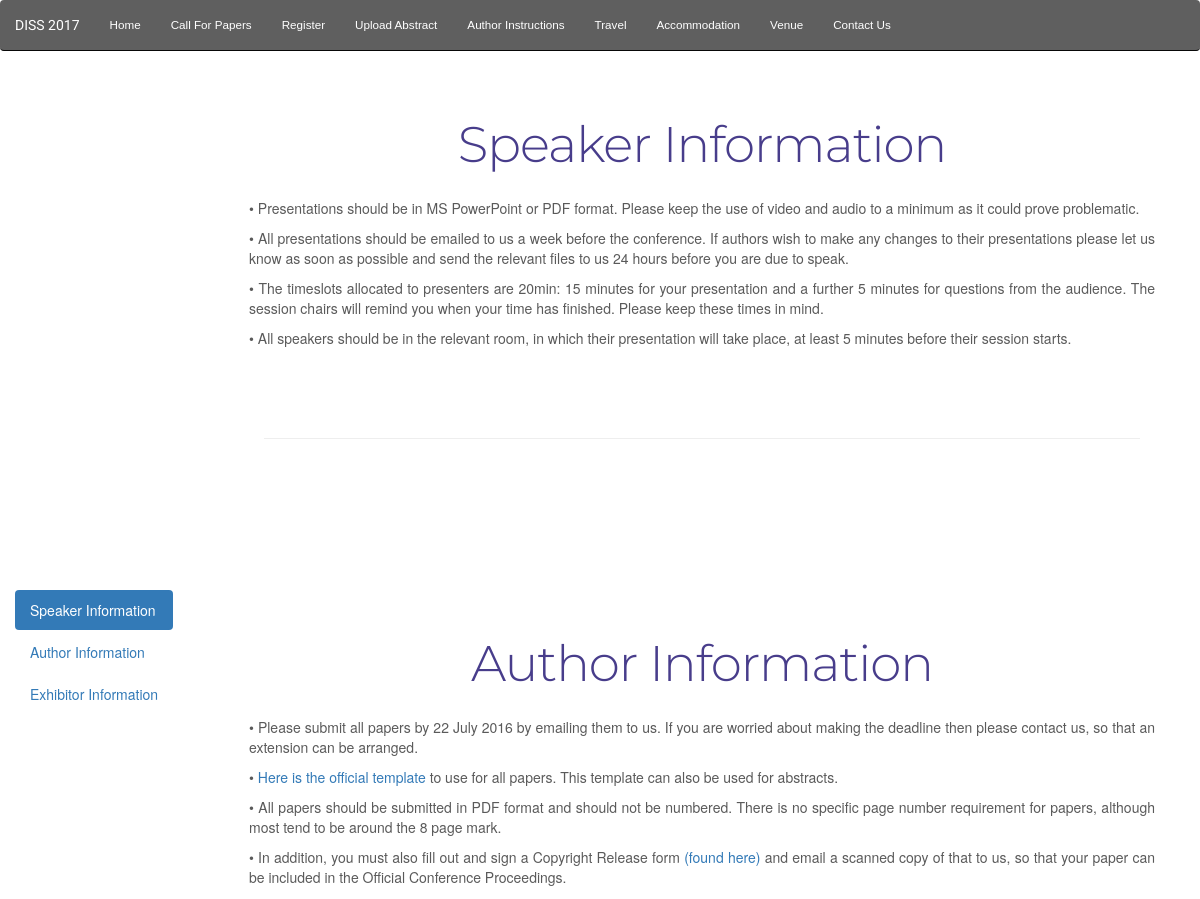
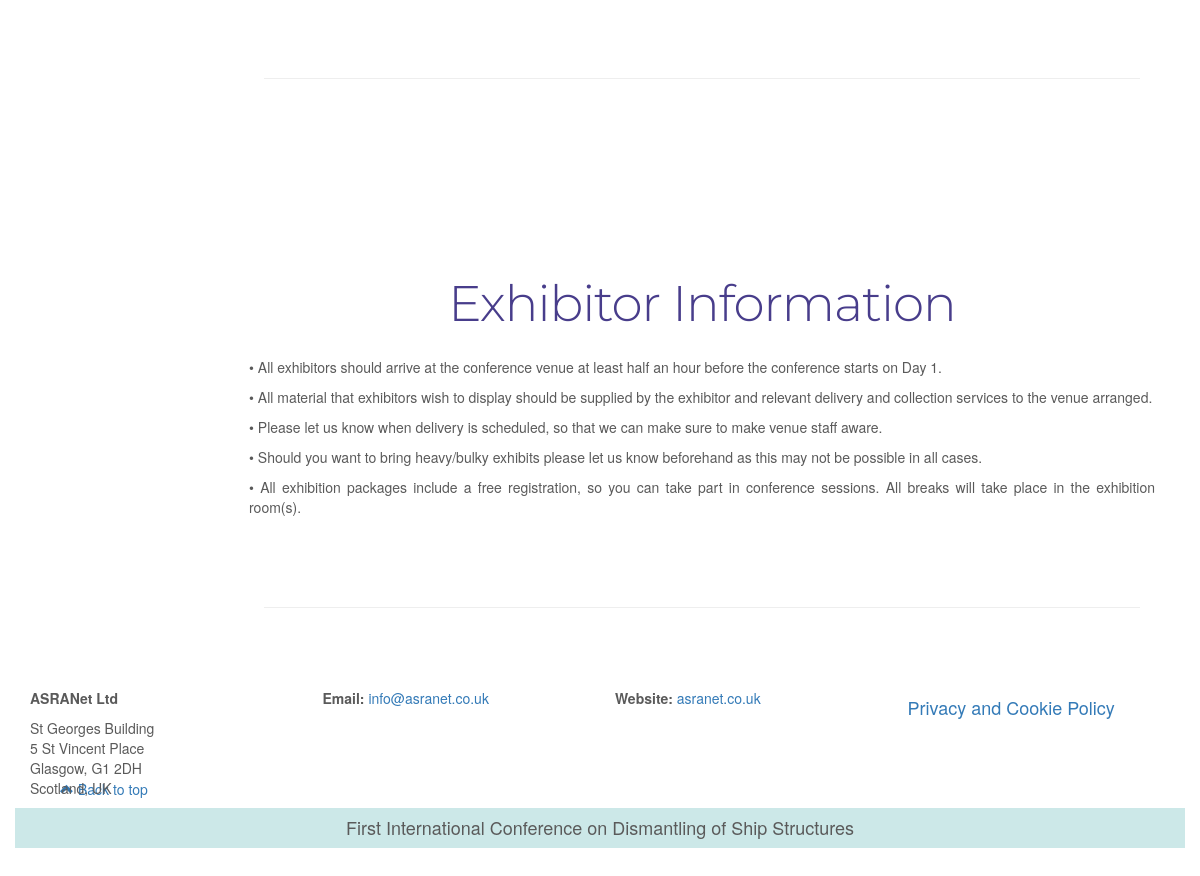
The app's page /authorinstructions/ with its own data (2 pictures, top to bottom).
### mainApp/models.py (models this page shows, shortened)
class Item(models.Model):
    page = models.ForeignKey(InfoPage)
    headline = models.CharField(max_length=40)
    element_id = models.CharField(max_length=40, unique=True)
    order = models.IntegerField()
    text = models.CharField(max_length=3000)
    def table_class(self):
        new_self = self.text.replace('<table border="1" cellpadding="1" cellspacing="1" style="width:500px">',
                                 '<table class="table table-striped" style="text-align: center">')
        new_self = new_self.replace('<p>', '<p style="text-align: justify">')
        return new_self

### mainApp/views.py (the view)
# urls.py: url(r'^authorinstructions/', 'mainApp.views.author_instructions', name='authorInstructions'),
def author_instructions(request):
    story_list = Item.objects.filter(page__name="authorInstructions").order_by('order')
    return render(request, 'baseTemplates/infoPageBase.html', {"story_list": story_list,
                                                               "title": "Author Instructions"}, )

### templates/baseTemplates/infoPageBase.html (shortened to what this page needs)
{% extends 'baseTemplates/base.html' %}
{% load staticfiles %}
{% block body_block %}
    <div class="side-navigation col-md-4" id="sidebar">
        <ul class="nav nav-pills nav-stacked" id="sidebarNav" data-spy="affix">
            {% for story in story_list %}
                <li><a href="#{{ story.id }}">{{ story.headline }}</a></li>
            {% endfor %}
        </ul>
    </div>
    <div class="main-body">
        {% for story in story_list %}
            <div class="row featurette">
                <h2 class="featurette-heading" id="{{ story.id }}">
                    {{ story.headline }}
                </h2>
                {% autoescape off %}
                    {{ story.table_class }}
                {% endautoescape %}
            </div>
            <hr class="featurette-divider">
        {% endfor %}
    </div>
{% endblock %}

### static/styles.css (style rules this page uses)
body { padding-bottom: 40px; color: #5a5a5a; }
.main-body { margin-left: 17%; padding-left: 5%; padding-right: 5%; }
#sidebarNav.affix { position: fixed; top: 33%; max-width: 17%; }
#sidebar { max-width: 17%; }
.featurette-divider { margin: 80px 0; }
.featurette-heading { font-weight: 300; line-height: 1; letter-spacing: -1px; text-align: center; font-family: "Montserrat", sans-serif; padding-bottom: 2%; }
@media (min-width: 768px) { .featurette-heading { font-size: 50px; } }
@media (min-width: 992px) { .featurette-heading { margin-top: 120px; } }
.featurette-heading { color: darkslateblue; }

### records on screen
Item: headline "Speaker Information", table_class "• Presentations should be in MS PowerPoint or PDF format. Please keep the use of video and audio to a minimum as it could prove problematic. • All presentations should be emailed to us a week before the conference. If authors wish to make any changes to their presentations please let us know as soon as possible and send the relevant files to us 24 hours before you are due to speak. • The timeslots allocated to presenters are 20min: 15 minutes for your presentation and a further 5 minutes for questions from the audience. The session chairs will remind you when your time has finished. Please keep these times in mind. • All speakers should be in the relevant room, in which their presentation…"
Item: headline "Author Information", table_class "• Please submit all papers by 22 July 2016 by emailing them to us. If you are worried about making the deadline then please contact us, so that an extension can be arranged. • Here is the official template to use for all papers. This template can also be used for abstracts. • All papers should be submitted in PDF format and should not be numbered. There is no specific page number requirement for papers, although most tend to be around the 8 page mark. • In addition, you must also fill out and sign a Copyright Release form (found here) and email a scanned copy of that to us, so that your paper can be included in the Official Conference Proceedings."
Item: headline "Exhibitor Information", table_class "• All exhibitors should arrive at the conference venue at least half an hour before the conference starts on Day 1. • All material that exhibitors wish to display should be supplied by the exhibitor and relevant delivery and collection services to the venue arranged. • Please let us know when delivery is scheduled, so that we can make sure to make venue staff aware. • Should you want to bring heavy/bulky exhibits please let us know beforehand as this may not be possible in all cases. • All exhibition packages include a free registration, so you can take part in conference sessions. All breaks will take place in the exhibition room(s)."
